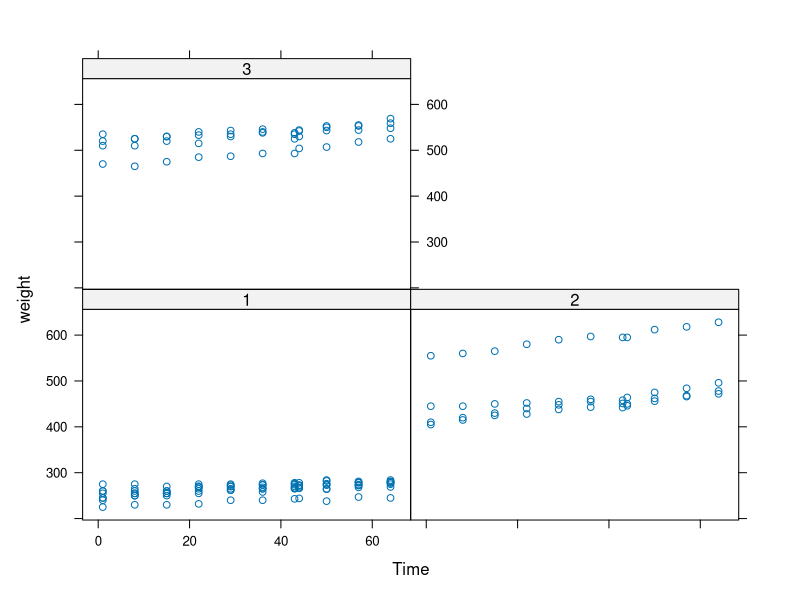
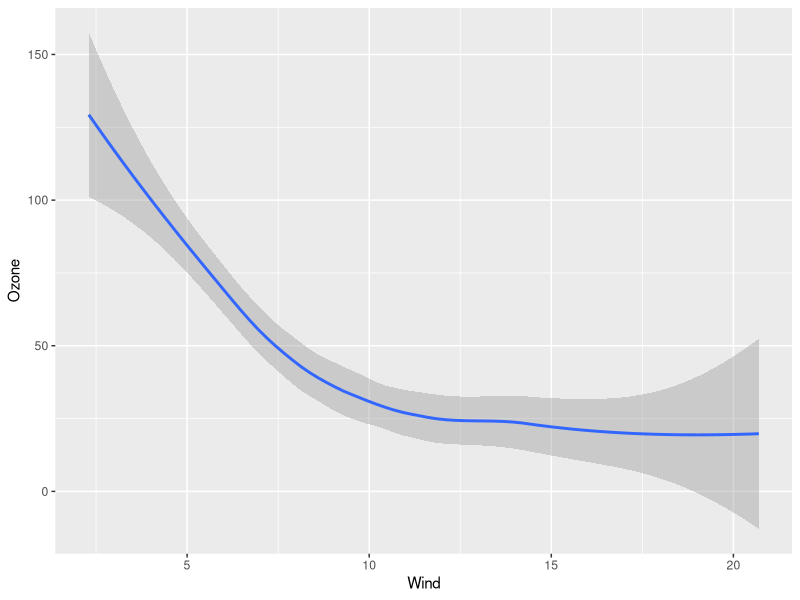
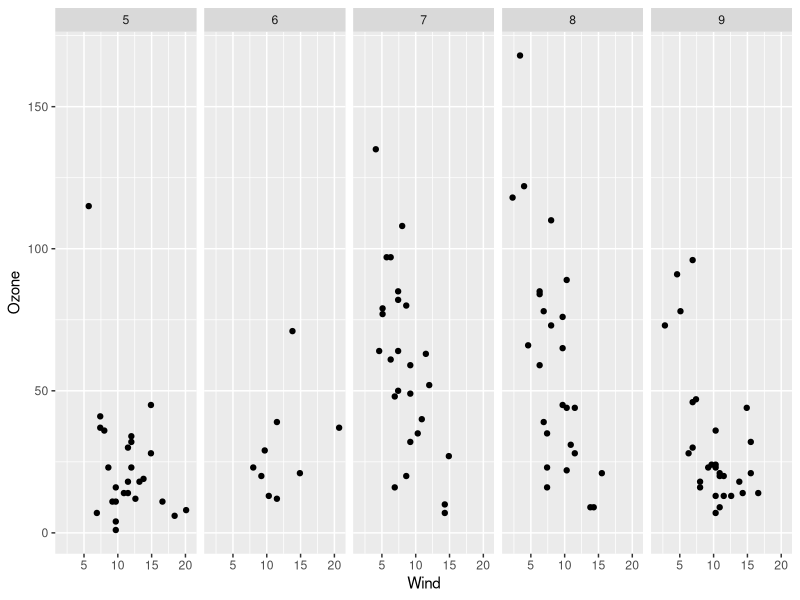

Source code (R) for these figures, in order: (Note: this script raises an error after producing the figures.)
#Question 2
library(nlme)
library(lattice)
xyplot(weight ~ Time | Diet, BodyWeight)


#Question 4
library(lattice)
library(datasets)
data(airquality)
p <- xyplot(Ozone ~ Wind | factor(Month), data = airquality)

#Question 7
library(datasets)
data(airquality)
library(ggplot2)
#plot 1
qplot(Wind, Ozone, data = airquality, geom = "smooth")
#plot 2: I am interested in examining how the relationship between ozone and wind speed varies across each month
airquality = transform(airquality, Month = factor(Month))
qplot(Wind, Ozone, data = airquality, facets = . ~ Month)

#Question 9
library(ggplot2)
g <- ggplot(movies, aes(votes, rating))
print(g)

#Question 10
qplot(votes, rating, data = movies)
qplot(votes, rating, data = movies) + geom_smooth()

